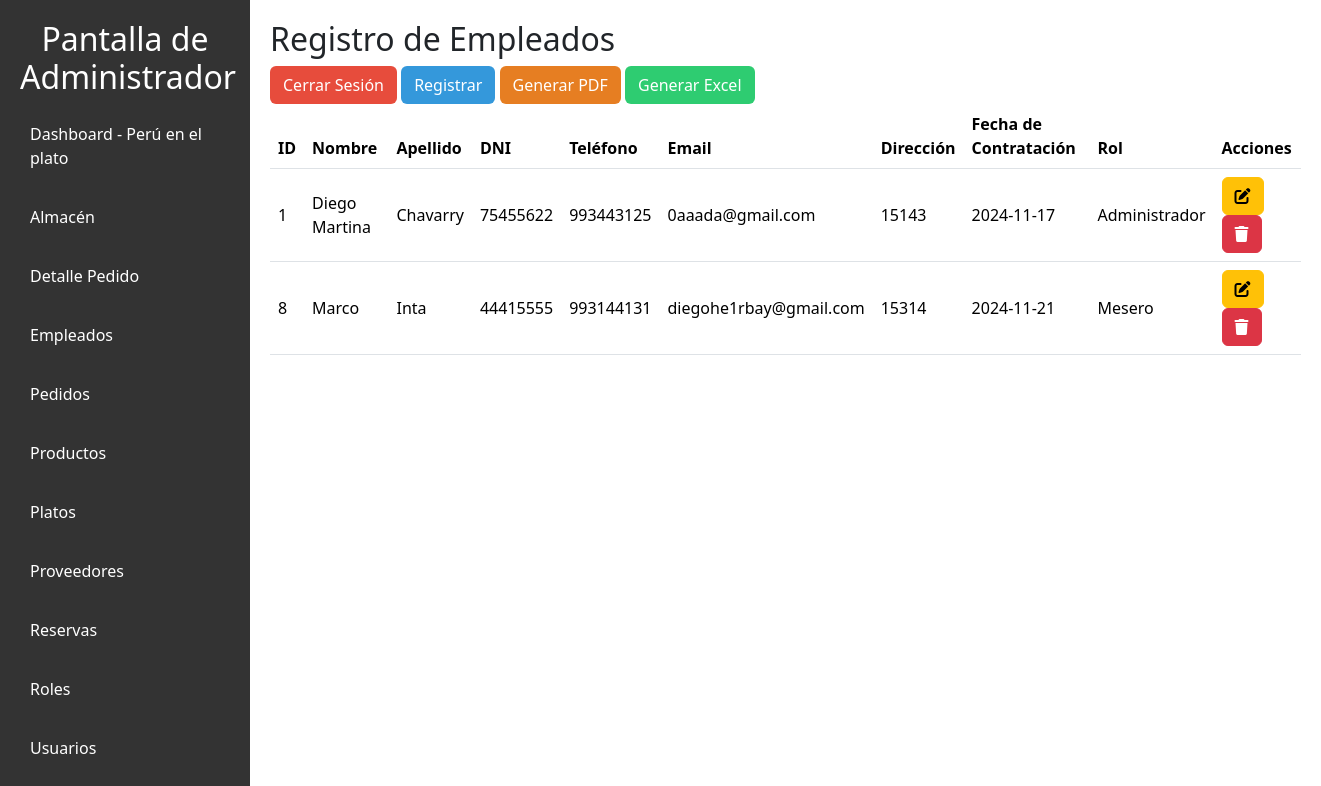
The app's page /vista/empleados.php with its own data.
### tables this page shows
CREATE TABLE `empleados` (
  `id_empleado` int(11) NOT NULL,
  `id_rol` int(11) DEFAULT NULL,
  `nombre` varchar(100) DEFAULT NULL,
  `apellido` varchar(100) DEFAULT NULL,
  `dni` varchar(8) DEFAULT NULL,
  `telefono` varchar(9) DEFAULT NULL,
  `email` varchar(100) DEFAULT NULL,
  `direccion` varchar(255) DEFAULT NULL,
  `fecha_contratacion` date DEFAULT NULL
);

CREATE TABLE `roles` (
  `id_rol` int(11) NOT NULL,
  `nombre_rol` varchar(50) DEFAULT NULL,
  `descripcion` varchar(255) DEFAULT NULL
);

### MODELO/Empleado.php (called while the page is built, shortened)
<?php
class Empleado {
    private $conexion;
    public function __construct($conexion) {
        $this->conexion = $conexion;
    }
    public function obtenerEmpleados() {
        try {
            $query = "SELECT e.*, r.nombre_rol
                      FROM empleados e
                      LEFT JOIN roles r ON e.id_rol = r.id_rol";
            return $this->conexion->query($query);
        } catch (Exception $e) {
            error_log("Error en obtenerEmpleados: " . $e->getMessage());
            return false;
        }
    }
}
?>

### vista/empleados.php (the view, shortened to what this page needs)
<?php
require_once "../config/conexion.php";
require_once "../modelo/Empleado.php";
$empleadoModelo = new Empleado($conexion);
$empleados = $empleadoModelo->obtenerEmpleados();
?>
<!DOCTYPE html>
<html lang="es">
<head>
    <link rel="stylesheet" href="../public/styles/admi.css">
    <link rel="stylesheet" href="../public/styles/tablas.css">
    <link href="https://cdn.jsdelivr.net/npm/bootstrap@5.3.3/dist/css/bootstrap.min.css" rel="stylesheet">
</head>
<body>
    <nav class="sidebar">
        <h2>Pantalla de Administrador</h2>
        <ul>
            <li><a href="../vista/admin_dashboard.php">Dashboard - Perú en el plato</a></li>
            <li><a href="../vista/almacen.php">Almacén</a></li>
            <li><a href="../vista/detalle_pedido.php">Detalle Pedido</a></li>
            <li><a href="">Empleados</a></li>
            <li><a href="../vista/pedidos.php">Pedidos</a></li>
            <li><a href="../vista/productos.php">Productos</a></li>
            <li><a href="../vista/platos.php">Platos</a></li>
            <li><a href="../vista/proveedores.php">Proveedores</a></li>
            <li><a href="../vista/reservas.php">Reservas</a></li>
            <li><a href="../vista/roles.php">Roles</a></li>
            <li><a href="../vista/usuario.php">Usuarios</a></li>
        </ul>
    </nav>
    <div class="main-content">
        <h2>Registro de Empleados</h2>
        <a href="../controlador/logout.php" class="btn" style="background-color: #e74c3c; color: white;">Cerrar Sesión</a>
        <button type="button" class="btn" style="background-color: #3498db; color: white;" data-bs-toggle="modal" data-bs-target="#registroModal">Registrar</button>
        <button type="button" class="btn" style="background-color: #e67e22; color: white;" onclick="location.href='../controlador/CRUDempleado.php?accion=generar_pdf'">Generar PDF</button>
        <button type="button" class="btn" style="background-color: #2ecc71; color: white;" onclick="location.href='../controlador/CRUDempleado.php?accion=generar_excel'">Generar Excel</button>
        <table class="table">
            <thead>
                <tr>
                <th>ID</th>
            <th>Nombre</th>
            <th>Apellido</th>
            <th>DNI</th>
            <th>Teléfono</th>
            <th>Email</th>
            <th>Dirección</th>
            <th>Fecha de Contratación</th>
            <th>Rol</th>
            <th>Acciones</th>
                </tr>
            </thead>
            <tbody>
                <?php while ($empleado = $empleados->fetch_object()): ?>
                    <tr>
                        <td><?= $empleado->id_empleado ?></td>
                        <td><?= $empleado->nombre ?></td>
                        <td><?= $empleado->apellido ?></td>
                        <td><?= $empleado->dni ?></td>
                        <td><?= $empleado->telefono ?></td>
                        <td><?= $empleado->email ?></td>
                        <td><?= $empleado->direccion ?></td>
                        <td><?= $empleado->fecha_contratacion ?></td>
                        <td><?= $empleado->nombre_rol ?></td>
                        <td>
                            <button class="btn btn-warning" onclick="abrirModalModificarEmpleado(<?= $empleado->id_empleado ?>, '<?= $empleado->nombre ?>', '<?= $empleado->apellido ?>', '<?= $empleado->dni ?>', '<?= $empleado->telefono ?>', '<?= $empleado->email ?>','<?= $empleado->direccion ?>','<?= $empleado->fecha_contratacion ?>', <?= $empleado->id_rol ?>)"><i class="fa-solid fa-pen-to-square"></i></button>
                            <a href="../controlador/CRUDempleado.php?accion=eliminar&id=<?= $empleado->id_empleado ?>" class="btn btn-danger"><i class="fa-solid fa-trash"></i></a>
                        </td>
                    </tr>
                <?php endwhile; ?>
            </tbody>
        </table>
</body>
</html>

### public/styles/admi.css (style rules this page uses)
body { font-family: Arial, sans-serif; margin: 0; padding: 0; background-color: #f4f4f4; height: 100vh; }
.sidebar { width: 250px; background-color: #333; color: #fff; padding: 20px; }
.sidebar h2 { text-align: center; }
.sidebar ul { list-style: none; padding: 0; }
.sidebar ul li { margin: 15px 0; }
.sidebar ul li a { color: #fff; text-decoration: none; padding: 10px; display: block; transition: background 0.3s; }
table { width: 100%; border-collapse: collapse; margin-bottom: 20px; }
th, td { padding: 8px; text-align: left; border: 1px solid #ddd; }
th { background-color: #f2f2f2; }
.btn-danger { background-color: #dc3545; color: white; padding: 10px 15px; border: none; border-radius: 4px; cursor: pointer; text-decoration: none; }
.table { width: 100%; margin-bottom: 0; }
.table thead { position: sticky; top: 0; background-color: #f8f9fa; z-index: 10; }
.table th { background-color: #f8f9fa; color: #6c757d; border-bottom: 2px solid #dee2e6; font-weight: 600; }
.table td { vertical-align: middle; padding: 12px; }
.table tr:nth-child(even) { background-color: #f2f2f2; }
.btn { transition: box-shadow 0.3s ease, transform 0.3s ease; }

### public/styles/tablas.css (style rules this page uses)
body { display: flex; }
.sidebar { width: 250px; }
.main-content { flex: 1; padding: 20px; }
.table { width: 100%; }

### records on screen
empleados: id_empleado "1", nombre "Diego Martina", apellido "Chavarry", dni "75455622", telefono "993443125", email "0aaada@gmail.com", direccion "15143", fecha_contratacion "2024-11-17", id_rol.nombre_rol "Administrador"
empleados: id_empleado "8", nombre "Marco", apellido "Inta", dni "44415555", telefono "993144131", email "diegohe1rbay@gmail.com", direccion "15314", fecha_contratacion "2024-11-21", id_rol.nombre_rol "Mesero"
